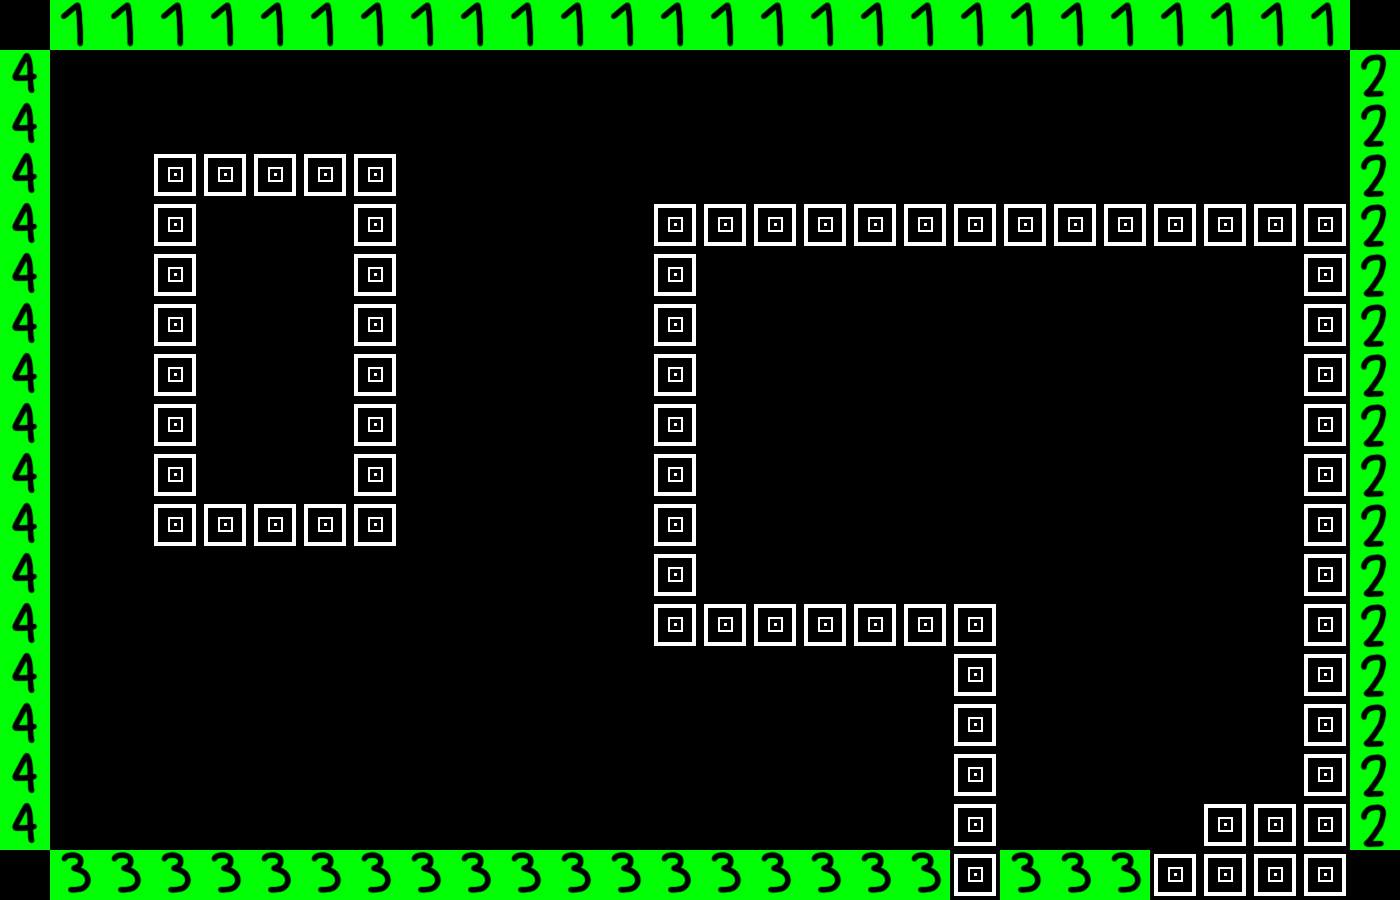

A 2D game scene composited from a Tiled map and its tileset images. What follows is a short description and the map's XML, with every tile layer's data as written:
An orthogonal 28x18 tile map with 50x50 px tiles, 1 tile layer (tiles).

<map version="1.10" tiledversion="1.11.2" orientation="orthogonal" renderorder="right-down" width="28" height="18" tilewidth="50" tileheight="50" infinite="0" nextlayerid="4" nextobjectid="104">
 <tileset firstgid="1" source="devmapMID.tsx" />
 <layer id="1" name="tiles" width="28" height="18">
  <data encoding="csv">
0,25,25,25,25,25,25,25,25,25,25,25,25,25,25,25,25,25,25,25,25,25,25,25,25,25,25,0,
28,0,0,0,0,0,0,0,0,0,0,0,0,0,0,0,0,0,0,0,0,0,0,0,0,0,0,26,
28,0,0,0,0,0,0,0,0,0,0,0,0,0,0,0,0,0,0,0,0,0,0,0,0,0,0,26,
28,0,0,5,5,5,5,5,0,0,0,0,0,0,0,0,0,0,0,0,0,0,0,0,0,0,0,26,
28,0,0,5,0,0,0,5,0,0,0,0,0,5,5,5,5,5,5,5,5,5,5,5,5,5,5,26,
28,0,0,5,0,0,0,5,0,0,0,0,0,5,0,0,0,0,0,0,0,0,0,0,0,0,5,26,
28,0,0,5,0,0,0,5,0,0,0,0,0,5,0,0,0,0,0,0,0,0,0,0,0,0,5,26,
28,0,0,5,0,0,0,5,0,0,0,0,0,5,0,0,0,0,0,0,0,0,0,0,0,0,5,26,
28,0,0,5,0,0,0,5,0,0,0,0,0,5,0,0,0,0,0,0,0,0,0,0,0,0,5,26,
28,0,0,5,0,0,0,5,0,0,0,0,0,5,0,0,0,0,0,0,0,0,0,0,0,0,5,26,
28,0,0,5,5,5,5,5,0,0,0,0,0,5,0,0,0,0,0,0,0,0,0,0,0,0,5,26,
28,0,0,0,0,0,0,0,0,0,0,0,0,5,0,0,0,0,0,0,0,0,0,0,0,0,5,26,
28,0,0,0,0,0,0,0,0,0,0,0,0,5,5,5,5,5,5,5,0,0,0,0,0,0,5,26,
28,0,0,0,0,0,0,0,0,0,0,0,0,0,0,0,0,0,0,5,0,0,0,0,0,0,5,26,
28,0,0,0,0,0,0,0,0,0,0,0,0,0,0,0,0,0,0,5,0,0,0,0,0,0,5,26,
28,0,0,0,0,0,0,0,0,0,0,0,0,0,0,0,0,0,0,5,0,0,0,0,0,0,5,26,
28,0,0,0,0,0,0,0,0,0,0,0,0,0,0,0,0,0,0,5,0,0,0,0,5,5,5,26,
0,27,27,27,27,27,27,27,27,27,27,27,27,27,27,27,27,27,27,5,27,27,27,5,5,5,5,0
</data>
 </layer>
 <objectgroup id="2" name="spike-normal" />
</map>
